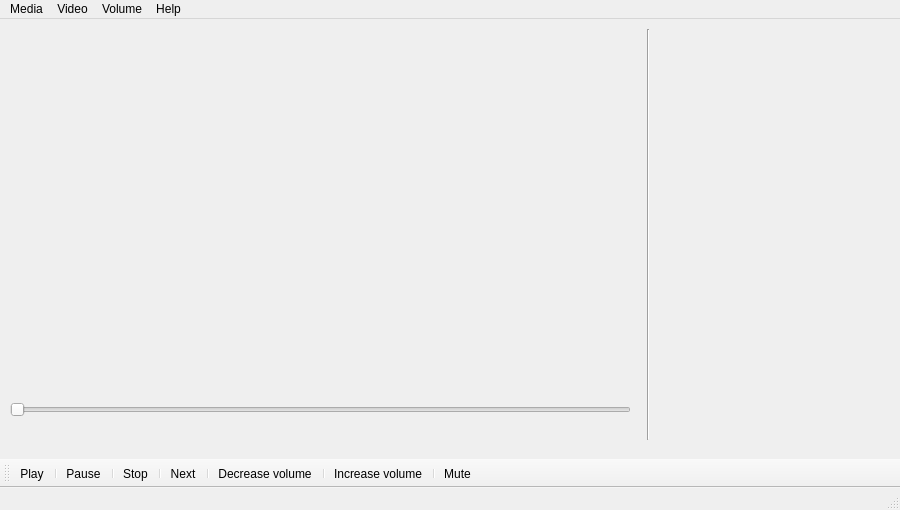
<?xml version="1.0" encoding="UTF-8"?>
<ui version="4.0">
 <class>MainWindow</class>
 <widget class="QMainWindow" name="MainWindow">
  <property name="geometry">
   <rect>
    <x>0</x>
    <y>0</y>
    <width>900</width>
    <height>510</height>
   </rect>
  </property>
  <property name="windowTitle">
   <string>MainWindow</string>
  </property>
  <widget class="QWidget" name="centralwidget">
   <widget class="QWidget" name="gridLayoutWidget">
    <property name="geometry">
     <rect>
      <x>10</x>
      <y>10</y>
      <width>621</width>
      <height>351</height>
     </rect>
    </property>
    <layout class="QGridLayout" name="gridLayout"/>
   </widget>
   <widget class="QSlider" name="horizontalSlider1">
    <property name="geometry">
     <rect>
      <x>10</x>
      <y>380</y>
      <width>621</width>
      <height>22</height>
     </rect>
    </property>
    <property name="orientation">
     <enum>Qt::Horizontal</enum>
    </property>
   </widget>
   <widget class="Line" name="line">
    <property name="geometry">
     <rect>
      <x>640</x>
      <y>10</y>
      <width>16</width>
      <height>411</height>
     </rect>
    </property>
    <property name="autoFillBackground">
     <bool>false</bool>
    </property>
    <property name="orientation">
     <enum>Qt::Vertical</enum>
    </property>
   </widget>
  </widget>
  <widget class="QMenuBar" name="menubar">
   <property name="geometry">
    <rect>
     <x>0</x>
     <y>0</y>
     <width>900</width>
     <height>26</height>
    </rect>
   </property>
   <widget class="QMenu" name="menuFile">
    <property name="title">
     <string>Media</string>
    </property>
    <addaction name="actionOpen"/>
    <addaction name="actionQuit"/>
   </widget>
   <widget class="QMenu" name="menuVIdeo">
    <property name="title">
     <string>Video</string>
    </property>
    <addaction name="actionPlay"/>
    <addaction name="actionPause"/>
    <addaction name="actionStop"/>
    <addaction name="actionNext"/>
   </widget>
   <widget class="QMenu" name="menuVolume">
    <property name="title">
     <string>Volume</string>
    </property>
    <addaction name="actionIncrease_Volume"/>
    <addaction name="actionDecrease_volume"/>
    <addaction name="actionStop"/>
    <addaction name="actionMute"/>
   </widget>
   <widget class="QMenu" name="menuHelp">
    <property name="title">
     <string>Help</string>
    </property>
    <addaction name="actionAbout"/>
   </widget>
   <addaction name="menuFile"/>
   <addaction name="menuVIdeo"/>
   <addaction name="menuVolume"/>
   <addaction name="menuHelp"/>
  </widget>
  <widget class="QToolBar" name="toolBar">
   <property name="windowTitle">
    <string>toolBar</string>
   </property>
   <attribute name="toolBarArea">
    <enum>BottomToolBarArea</enum>
   </attribute>
   <attribute name="toolBarBreak">
    <bool>false</bool>
   </attribute>
   <addaction name="actionPlay"/>
   <addaction name="separator"/>
   <addaction name="actionPause"/>
   <addaction name="separator"/>
   <addaction name="actionStop"/>
   <addaction name="separator"/>
   <addaction name="actionNext"/>
   <addaction name="separator"/>
   <addaction name="actionDecrease_volume"/>
   <addaction name="separator"/>
   <addaction name="actionIncrease_Volume"/>
   <addaction name="separator"/>
   <addaction name="actionMute"/>
  </widget>
  <widget class="QStatusBar" name="statusbar"/>
  <action name="actionOpen">
   <property name="icon">
    <iconset resource="resource.qrc">
     <normaloff>:/new/icon_images/icons/icons8-audio-100.png</normaloff>:/new/icon_images/icons/icons8-audio-100.png</iconset>
   </property>
   <property name="text">
    <string>Open</string>
   </property>
  </action>
  <action name="actionPlay">
   <property name="icon">
    <iconset resource="resource.qrc">
     <normaloff>:/new/icon_images/icons/icons8-play-100.png</normaloff>:/new/icon_images/icons/icons8-play-100.png</iconset>
   </property>
   <property name="text">
    <string>Play</string>
   </property>
  </action>
  <action name="actionPause">
   <property name="icon">
    <iconset resource="resource.qrc">
     <normaloff>:/new/icon_images/icons/icons8-pause-100.png</normaloff>:/new/icon_images/icons/icons8-pause-100.png</iconset>
   </property>
   <property name="text">
    <string>Pause</string>
   </property>
  </action>
  <action name="actionStop">
   <property name="icon">
    <iconset resource="resource.qrc">
     <normaloff>:/new/icon_images/icons/icons8-stop-100.png</normaloff>:/new/icon_images/icons/icons8-stop-100.png</iconset>
   </property>
   <property name="text">
    <string>Stop</string>
   </property>
  </action>
  <action name="actionMute">
   <property name="icon">
    <iconset resource="resource.qrc">
     <normaloff>:/new/icon_images/icons/icons8-no-audio-100.png</normaloff>:/new/icon_images/icons/icons8-no-audio-100.png</iconset>
   </property>
   <property name="text">
    <string>Mute</string>
   </property>
  </action>
  <action name="actionIncrease_Volume">
   <property name="icon">
    <iconset resource="resource.qrc">
     <normaloff>:/new/icon_images/icons/icons8-voice-100.png</normaloff>:/new/icon_images/icons/icons8-voice-100.png</iconset>
   </property>
   <property name="text">
    <string>Increase volume</string>
   </property>
  </action>
  <action name="actionDecrease_volume">
   <property name="icon">
    <iconset resource="resource.qrc">
     <normaloff>:/new/icon_images/icons/icons8-low-volume-100.png</normaloff>:/new/icon_images/icons/icons8-low-volume-100.png</iconset>
   </property>
   <property name="text">
    <string>Decrease volume</string>
   </property>
  </action>
  <action name="actionNext">
   <property name="icon">
    <iconset resource="resource.qrc">
     <normaloff>:/new/icon_images/icons/icons8-end-100.png</normaloff>:/new/icon_images/icons/icons8-end-100.png</iconset>
   </property>
   <property name="text">
    <string>Next</string>
   </property>
  </action>
  <action name="actionQuit">
   <property name="icon">
    <iconset resource="resource.qrc">
     <normaloff>:/new/icon_images/icons/icons8-exit-100.png</normaloff>:/new/icon_images/icons/icons8-exit-100.png</iconset>
   </property>
   <property name="text">
    <string>Quit</string>
   </property>
  </action>
  <action name="actionAbout">
   <property name="icon">
    <iconset resource="resource.qrc">
     <normaloff>:/new/icon_images/icons/icons8-about-100.png</normaloff>:/new/icon_images/icons/icons8-about-100.png</iconset>
   </property>
   <property name="text">
    <string>About</string>
   </property>
  </action>
 </widget>
 <resources>
  <include location="resource.qrc"/>
 </resources>
 <connections/>
</ui>
